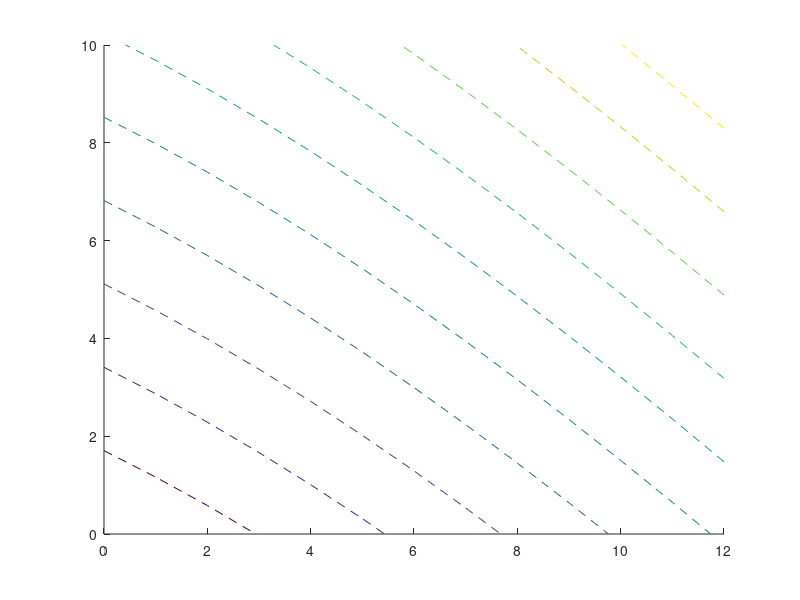

Source code (MATLAB): (Note: this script raises an error after producing the figure.)
clear all;
close all;

discountRate = 0:1:12;
OMRate = 0:1:10;
LT = 25;

[X,Y] = meshgrid(discountRate,OMRate);

for i = 1:size(discountRate,2)
    d = discountRate(i);
    if (d == 0)
        CRF = 1/LT;
    else
        CRF = (d/100)*(1+(d/100))^LT / ((1+(d/100))^LT-1);
    end
    for j = 1:size(OMRate,2)
        o = OMRate(j);
        CF = 0.85;
        Z85(j,i) = (CRF + (o/100)) / CF / 8760 * 1e6;
        CF = 0.9;
        Z90(j,i) = (CRF + (o/100)) / CF / 8760 * 1e6;
        CF = 0.95;
        Z95(j,i) = (CRF + (o/100)) / CF / 8760 * 1e6;
    end
end


hold on;
[M85,c85] = contour(X,Y,Z85,'--','Color','#888','DisplayName','CF=0.85');
c85.LevelList = [10, 20];
c85.LabelSpacing = 200;
c85.ShowText = 1;
%clabel(M85,c85,'manual','Color',[0.5 0.5 0.5]);
clabel(M85,c85,'Color',[0.5 0.5 0.5]);
[M90,c90] = contour(X,Y,Z90,'-','Color','b','DisplayName','CF=0.90');
c90.LevelList = 2:2:30;
c90.LabelSpacing = 200;
c90.ShowText = 1;
%clabel(M90,c90,'manual');
[M95,c95] = contour(X,Y,Z95,':','Color','#888','DisplayName','CF=0.95');
c95.LevelList = [10, 20];
c95.LabelSpacing = 200;
c95.ShowText = 1;
%clabel(M95,c95,'manual','Color',[0.5 0.5 0.5]);
clabel(M95,c95,'Color',[0.5 0.5 0.5]);

scatter(9.6,4.5,'o','DisplayName','Lazard','LineWidth',1.5);
scatter(4,5.5,'^','DisplayName','Likely (genGEO)','LineWidth',1.5);
scatter(0,1.5,60,'h','DisplayName','O&M-Only (genGEO)','LineWidth',1.5);
scatter(7,3,'d','DisplayName','GETEM','LineWidth',1.5);
scatter(7,6,'s','DisplayName','GEOPHIRES','LineWidth',1.5);
hold off;
xlabel('Weighted Average Cost of Capital, WACC (Discount Rate) [%]');
xticks(0:1:12);
ylabel('O&M Percent of Capital Cost, F_{O&M}  [%/yr]');
title('$$RF = \frac{LCOE}{SpCC}$$  ( x10$^{-6}$) [1/hr]','Interpreter','latex');
legend();
grid on;
box on;

set(gcf,'Position',[50,50,600,450]);

fileName = strcat(['images/lcoe_coefficient.png']);
saveas(gcf,fileName);